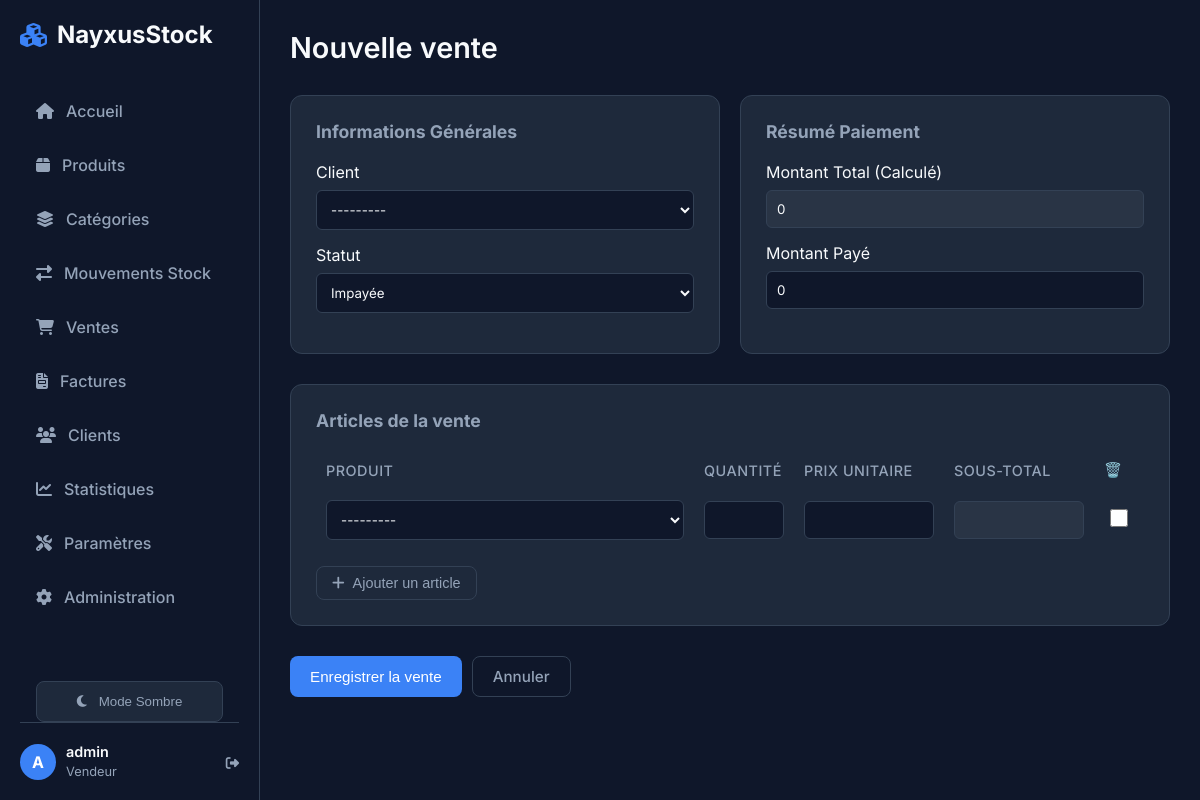
The page /sales/factures/add/ (signed in) on the database its author committed.
### core/models.py (models this page shows, shortened)
class StoreSettings(models.Model):
    name = models.CharField(max_length=100, default="NayxusStock", verbose_name="Nom du magasin")
    address = models.TextField(blank=True, null=True, verbose_name="Adresse")
    phone = models.CharField(max_length=50, blank=True, null=True, verbose_name="Téléphone")
    email = models.EmailField(blank=True, null=True, verbose_name="Email")
    logo = models.ImageField(upload_to='logo/', blank=True, null=True, verbose_name="Logo")
    class Meta:
        verbose_name = "Paramètres du magasin"
        verbose_name_plural = "Paramètres du magasin"
    @classmethod
    def get_settings(cls):
        obj, created = cls.objects.get_or_create(id=1)
        return obj

### users/models.py (models this page shows, shortened)
class User(AbstractUser):
    class Role(models.TextChoices):
        ADMIN = "ADMIN", "Administrateur"
        SELLER = "SELLER", "Vendeur"
    role = models.CharField(max_length=50, choices=Role.choices, default=Role.SELLER)
    phone = models.CharField(max_length=20, blank=True, null=True)

### sales/views.py (the view, shortened to what this page needs)
# urls.py: path('factures/add/', InvoiceCreateView.as_view(), name='invoice_add'),
class InvoiceCreateView(LoginRequiredMixin, CreateView):
    model = Invoice
    form_class = InvoiceForm
    template_name = 'sales/invoice_form.html'
    success_url = reverse_lazy('invoice_list')
    def get_context_data(self, **kwargs):
        context = super().get_context_data(**kwargs)
        context['title'] = 'Nouvelle vente'
        if self.request.POST:
            context['items'] = InvoiceItemFormSet(self.request.POST)
        else:
            context['items'] = InvoiceItemFormSet()
        return context

### sales/forms.py
class InvoiceForm(forms.ModelForm):
    class Meta:
        model = Invoice
        fields = ['customer', 'total_amount', 'paid_amount', 'status']
        widgets = {
            'total_amount': forms.NumberInput(attrs={'readonly': 'readonly'}),
        }

### core/context_processors.py (called while the page is built)
def store_info(request):
    return {
        'store': StoreSettings.get_settings()
    }

def stock_alerts(request):
    count = Product.objects.filter(quantity__lte=F('alert_threshold')).count()
    return {
        'low_stock_alert_count': count
    }

### inventory/models.py (called while the page is built)
    def __str__(self):
        return self.name

### sales/models.py (called while the page is built)
    def __str__(self):
        return self.name

### sales/templates/sales/invoice_form.html (shortened to what this page needs)
{% extends 'core/base.html' %}
{% block content %}
<div class="page-header">
    <div class="header-title">
        <h1 class="page-title">{{ title }}</h1>
    </div>
</div>
<form method="post" id="invoice-form">
    <div style="display: grid; grid-template-columns: 1fr 1fr; gap: 20px; margin-bottom: 30px;">
        <div
            style="background-color: var(--bg-secondary); padding: 25px; border-radius: 12px; border: 1px solid var(--border-color);">
            <h3 style="margin-bottom: 20px; font-size: 1.1rem; color: var(--text-secondary);">Informations Générales
            </h3>
            <div style="margin-bottom: 15px;">
                <label for="{{ form.customer.id_for_label }}" style="display: block; margin-bottom: 8px;">Client</label>
                {{ form.customer }}
            </div>
            <div style="margin-bottom: 15px;">
                <label for="{{ form.status.id_for_label }}" style="display: block; margin-bottom: 8px;">Statut</label>
                {{ form.status }}
            </div>
        </div>
        <div
            style="background-color: var(--bg-secondary); padding: 25px; border-radius: 12px; border: 1px solid var(--border-color);">
            <h3 style="margin-bottom: 20px; font-size: 1.1rem; color: var(--text-secondary);">Résumé Paiement</h3>
            <div style="margin-bottom: 15px;">
                <label for="{{ form.total_amount.id_for_label }}" style="display: block; margin-bottom: 8px;">Montant
                    Total (Calculé)</label>
                {{ form.total_amount }}
            </div>
            <div style="margin-bottom: 15px;">
                <label for="{{ form.paid_amount.id_for_label }}" style="display: block; margin-bottom: 8px;">Montant
                    Payé</label>
                {{ form.paid_amount }}
            </div>
        </div>
    </div>
    <div
        style="background-color: var(--bg-secondary); padding: 25px; border-radius: 12px; border: 1px solid var(--border-color); margin-bottom: 30px;">
        <h3 style="margin-bottom: 20px; font-size: 1.1rem; color: var(--text-secondary);">Articles de la vente</h3>
        <div id="items-container">
            <table style="width: 100%; border-collapse: collapse;">
                <thead>
                    <tr style="border-bottom: 1px solid var(--border-color); text-align: left;">
                        <th style="padding: 10px;">Produit</th>
                        <th style="padding: 10px; width: 100px;">Quantité</th>
                        <th style="padding: 10px; width: 150px;">Prix Unitaire</th>
                        <th style="padding: 10px; width: 150px;">Sous-total</th>
                        <th style="padding: 10px; width: 50px;">🗑️</th>
                    </tr>
                </thead>
                <tbody id="items-body">
                    {% for item_form in items %}
                    <tr class="item-row" style="border-bottom: 1px solid var(--border-color);">
                        <td style="padding: 10px;">{{ item_form.product }}</td>
                        <td style="padding: 10px;">{{ item_form.quantity }}</td>
                        <td style="padding: 10px;">{{ item_form.unit_price }}</td>
                        <td style="padding: 10px;">{{ item_form.subtotal }}</td>
                        <td style="padding: 10px; text-align: center;">
                            {% if items.can_delete %}
                            {{ item_form.DELETE }}
                            {% endif %}
                        </td>
                    </tr>
                    {% endfor %}
                </tbody>
            </table>
            <div style="margin-top: 15px;">
                <button type="button" class="btn btn-outline" id="add-item-btn"
                    style="padding: 8px 15px; font-size: 0.9rem;">
                    <i class="fas fa-plus"></i> Ajouter un article
                </button>
            </div>
        </div>
    </div>
    <div style="display: flex; gap: 10px;">
        <button type="submit" class="btn btn-primary">Enregistrer la vente</button>
        <a href="{% url 'invoice_list' %}" class="btn btn-outline">Annuler</a>
    </div>
</form>
{% endblock %}

### core/templates/core/base.html (shortened to what this page needs)
{% load static %}
<!DOCTYPE html>
<html lang="fr">
<head>
    <link rel="stylesheet" href="https://cdnjs.cloudflare.com/ajax/libs/font-awesome/6.4.0/css/all.min.css">
    <link rel="stylesheet" href="{% static 'css/style.css' %}?v=1.1">
</head>
<body>
    <aside class="sidebar">
        <div class="brand">
            <i class="fas fa-cubes"></i>
            <span>{{ store.name }}</span>
        </div>
        <ul class="nav-links" style="overflow-y: auto; flex: 1; margin-right: -10px; padding-right: 10px;">
            <li class="nav-item">
                <a href="{% url 'dashboard' %}"
                    class="nav-link {% if request.resolver_match.url_name == 'dashboard' %}active{% endif %}">
                    <i class="fas fa-home"></i>
                    <span>Accueil</span>
                </a>
            </li>
            <li class="nav-item">
                <a href="{% url 'product_list' %}"
                    class="nav-link {% if request.resolver_match.url_name == 'product_list' %}active{% endif %}">
                    <i class="fas fa-box" {% if low_stock_alert_count > 0 %}style="color: #ef4444;"{% endif %}></i>
                    <span>Produits</span>
                </a>
            </li>
            <li class="nav-item">
                <a href="{% url 'category_list' %}"
                    class="nav-link {% if request.resolver_match.url_name == 'category_list' %}active{% endif %}">
                    <i class="fas fa-layer-group"></i>
                    <span>Catégories</span>
                </a>
            </li>
            <li class="nav-item">
                <a href="{% url 'stock_movement_list' %}"
                    class="nav-link {% if request.resolver_match.url_name == 'stock_movement_list' %}active{% endif %}">
                    <i class="fas fa-exchange-alt"></i>
                    <span>Mouvements Stock</span>
                </a>
            </li>
            <li class="nav-item">
                <a href="{% url 'sales_list' %}"
                    class="nav-link {% if request.resolver_match.url_name == 'sales_list' %}active{% endif %}">
                    <i class="fas fa-shopping-cart"></i>
                    <span>Ventes</span>
                </a>
            </li>
            <li class="nav-item">
                <a href="{% url 'invoice_list' %}"
                    class="nav-link {% if request.resolver_match.url_name == 'invoice_list' %}active{% endif %}">
                    <i class="fas fa-file-invoice"></i>
                    <span>Factures</span>
                </a>
            </li>
            <li class="nav-item">
                <a href="{% url 'customer_list' %}"
                    class="nav-link {% if request.resolver_match.url_name == 'customer_list' %}active{% endif %}">
                    <i class="fas fa-users"></i>
                    <span>Clients</span>
                </a>
            </li>
            <li class="nav-item">
                <a href="{% url 'statistics' %}"
                    class="nav-link {% if request.resolver_match.url_name == 'statistics' %}active{% endif %}">
                    <i class="fas fa-chart-line"></i>
                    <span>Statistiques</span>
                </a>
            </li>
            {% if user.is_staff or user.is_superuser %}
            <li class="nav-item">
                <a href="{% url 'store_settings' %}"
                    class="nav-link {% if request.resolver_match.url_name == 'store_settings' %}active{% endif %}">
                    <i class="fas fa-tools"></i>
                    <span>Paramètres</span>
                </a>
            </li>
            <li class="nav-item">
                <a href="{% url 'admin:index' %}" class="nav-link">
                    <i class="fas fa-cog"></i>
                    <span>Administration</span>
                </a>
            </li>
            {% endif %}
        </ul>
        <div style="margin-top: 20px; padding: 0 16px;">
            <button id="theme-toggle" class="nav-link" style="width: 100%; border: 1px solid var(--border-color); background: var(--bg-secondary); cursor: pointer; justify-content: center;">
                <i class="fas fa-moon" id="theme-icon"></i>
                <span id="theme-text">Mode Sombre</span>
            </button>
        </div>
        <div class="user-profile">
            <div class="avatar">{{ user.username|make_list|first|upper }}</div>
            <div class="user-info-text">
                <span class="user-name">{{ user.username }}</span>
                <span class="user-role">{{ user.get_role_display|default:"User" }}</span>
            </div>
            <form action="{% url 'logout' %}" method="post" style="display:inline;">
                <button type="submit"
                    style="background:none; border:none; color: var(--text-secondary); cursor: pointer; padding: 0;"><i
                        class="fas fa-sign-out-alt"></i></button>
            </form>
        </div>
    </aside>
    <main class="main-content">
        {% block content %}
        {% endblock %}
    </main>
</body>
</html>

### static/css/style.css (style rules this page uses)
:root { --bg-primary: #0f172a; --bg-secondary: #1e293b; --bg-sidebar: #0f172a; --accent: #3b82f6; --accent-hover: #2563eb; --text-primary: #f8fafc; --text-secondary: #94a3b8; --border-color: #334155; --success: #10b981; --danger: #ef4444; --warning: #f59e0b; --table-header-bg: transparent; --table-row-bg: #1e293b; --font-family: 'Inter', sans-serif; --shadow: 0 4px 12px rgba(0, 0, 0, 0.3); --transition: background-color 0.3s ease, color 0.3s ease, border-color 0.3s ease, transform 0.3s ease; }
body { transition: background-color var(--transition), color var(--transition); }
.sidebar, .main-content, .nav-link, .stat-card, .table-container, tr.data-row td, .btn, .search-bar { transition: var(--transition); }
* { box-sizing: border-box; margin: 0; padding: 0; }
body { background-color: var(--bg-primary); color: var(--text-primary); font-family: var(--font-family); display: flex; min-height: 100vh; }
.sidebar { width: 260px; background-color: var(--bg-sidebar); padding: 20px; display: flex; flex-direction: column; border-right: 1px solid var(--border-color); position: fixed; height: 100vh; left: 0; top: 0; z-index: 100; }
.brand { font-size: 1.5rem; font-weight: bold; color: var(--text-primary); margin-bottom: 40px; display: flex; align-items: center; gap: 10px; }
.brand i { color: var(--accent); }
.nav-links { list-style: none; flex: 1; overflow-y: auto; overflow-x: hidden; padding-right: 5px; }
.nav-item { margin-bottom: 10px; }
.nav-link { display: flex; align-items: center; gap: 12px; padding: 12px 16px; color: var(--text-secondary); text-decoration: none; border-radius: 8px; transition: all 0.2s; font-weight: 500; }
.main-content { margin-left: 260px; flex: 1; padding: 30px; background-color: var(--bg-primary); width: calc(100% - 260px); }
.page-header { display: flex; justify-content: space-between; align-items: center; margin-bottom: 30px; }
.page-title { font-size: 1.8rem; font-weight: 600; }
.btn { padding: 10px 20px; border-radius: 8px; border: none; font-weight: 500; cursor: pointer; text-decoration: none; transition: background 0.2s; display: inline-flex; align-items: center; gap: 8px; font-size: 0.95rem; }
.btn-primary { background-color: var(--accent); color: white; }
.btn-outline { background-color: transparent; border: 1px solid var(--border-color); color: var(--text-secondary); }
table { width: 100%; border-collapse: separate; border-spacing: 0 5px; }
th { text-align: left; padding: 10px 15px; color: var(--text-secondary); font-weight: 500; font-size: 0.9rem; text-transform: uppercase; letter-spacing: 0.5px; }
td { padding: 12px 15px; vertical-align: middle; color: var(--text-primary); border-top: 1px solid var(--bg-secondary); border-bottom: 1px solid var(--bg-secondary); }
.user-profile { margin-top: auto; padding-top: 20px; border-top: 1px solid var(--border-color); display: flex; align-items: center; gap: 10px; }
.avatar { width: 36px; height: 36px; border-radius: 50%; background-color: var(--accent); display: flex; justify-content: center; align-items: center; font-weight: bold; color: white; }
.user-info-text { flex: 1; }
.user-name { font-size: 0.9rem; font-weight: 600; display: block; }
.user-role { font-size: 0.8rem; color: var(--text-secondary); }
.btn { transition: all 0.3s ease; position: relative; overflow: hidden; }
.btn::before { content: ''; position: absolute; top: 50%; left: 50%; width: 0; height: 0; border-radius: 50%; background: rgba(255, 255, 255, 0.1); transform: translate(-50%, -50%); transition: width 0.6s, height 0.6s; }
.nav-link { position: relative; }
.nav-link::after { content: ''; position: absolute; left: 0; top: 50%; transform: translateY(-50%); width: 3px; height: 0; background: var(--accent); border-radius: 0 3px 3px 0; transition: height 0.3s ease; }
input[type="checkbox"] { width: 18px; height: 18px; cursor: pointer; transition: all 0.2s ease; }

### sales/templates/sales/invoice_form.html (style rules this page uses)
select, input[type="number"], input[type="text"] { width: 100%; padding: 10px; background-color: var(--bg-primary); border: 1px solid var(--border-color); border-radius: 6px; color: var(--text-primary); font-family: inherit; }
input[readonly] { background-color: rgba(255, 255, 255, 0.05); cursor: not-allowed; }
.item-row td { vertical-align: middle; }

### rows shown on the page
StoreSettings: name "NayxusStock"
User: username|make_list "A", username "admin", role "Vendeur"

### other values the page prints
{{ title }} "Nouvelle vente"
